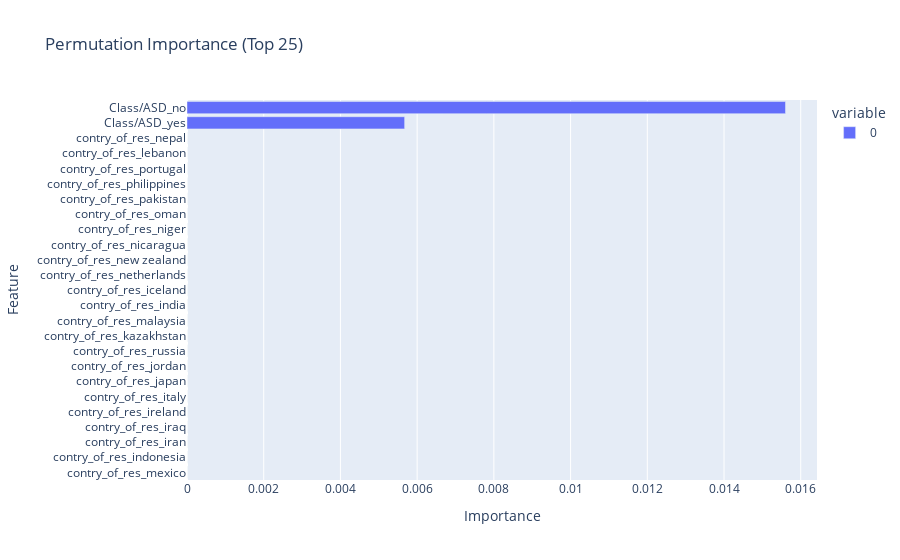

Notebook source saved alongside this figure:
### Code cell
# Explainability: Permutation Importance
# Comment: Compute permutation importance on validation set using numpy.

def permutation_importance(model: nn.Module, X: pd.DataFrame, y: pd.Series, metric_fn, n_repeats: int = 5) -> pd.Series:
    model.eval()
    X_np = X.values.astype(np.float32)
    y_np = y.values
    baseline = metric_fn(model, X_np, y_np)
    rng = np.random.default_rng(int(CONFIG["seed"]))
    importances = np.zeros(X_np.shape[1], dtype=float)

    for j in range(X_np.shape[1]):
        scores = []
        for _ in range(n_repeats):
            X_perm = X_np.copy()
            rng.shuffle(X_perm[:, j])
            score = metric_fn(model, X_perm, y_np)
            scores.append(baseline - score)  # drop in metric
        importances[j] = float(np.mean(scores))
    return pd.Series(importances, index=X.columns).sort_values(ascending=False)

# Define metric compatible with classification/regression
if isinstance(TARGET, str) and TARGET in clean_df.columns and PROBLEM in ("classification", "regression"):
    def metric_fn(model, Xb, yb):
        with torch.no_grad():
            xb = torch.tensor(Xb, dtype=torch.float32, device=device)
            out = model(xb)
            if PROBLEM == "classification":
                preds = out.softmax(dim=1).argmax(dim=1).cpu().numpy()
                return accuracy_score(yb, preds)
            else:
                preds = out.cpu().numpy().squeeze()
                return -mean_squared_error(yb, preds, squared=False)  # negative RMSE (higher is better)

    imp_series = permutation_importance(model, X_val, y_val, metric_fn, n_repeats=5)
    fig_imp = px.bar(imp_series.head(25).sort_values(), orientation="h",
                     title="Permutation Importance (Top 25)", labels={"value": "Importance", "index": "Feature"})
    fig_imp.show()
else:
    print("Explainability skipped due to missing/invalid target or problem type.")

### Figure 1 — Plotly figure (JSON) as saved in the notebook; plotly's stock layout.template omitted (floating-point values rounded to 4 significant figures)
{"data": [{"hovertemplate": "variable=0<br>Importance=%{x}<br>Feature=%{y}<extra></extra>", "legendgroup": "0", "marker": {"color": "#636efa", "pattern": {"shape": ""}}, "name": "0", "orientation": "h", "showlegend": true, "textposition": "auto", "type": "bar", "x": [0.0, 0.0, 0.0, 0.0, 0.0, 0.0, 0.0, 0.0, 0.0, 0.0, 0.0, 0.0, 0.0, 0.0, 0.0, 0.0, 0.0, 0.0, 0.0, 0.0, 0.0, 0.0, 0.0, 0.005674, 0.0156], "xaxis": "x", "y": ["contry_of_res_mexico", "contry_of_res_indonesia", "contry_of_res_iran", "contry_of_res_iraq", "contry_of_res_ireland", "contry_of_res_italy", "contry_of_res_japan", "contry_of_res_jordan", "contry_of_res_russia", "contry_of_res_kazakhstan", "contry_of_res_malaysia", "contry_of_res_india", "contry_of_res_iceland", "contry_of_res_netherlands", "contry_of_res_new zealand", "contry_of_res_nicaragua", "contry_of_res_niger", "contry_of_res_oman", "contry_of_res_pakistan", "contry_of_res_philippines", "contry_of_res_portugal", "contry_of_res_lebanon", "contry_of_res_nepal", "Class/ASD_yes", "Class/ASD_no"], "yaxis": "y"}], "layout": {"barmode": "relative", "legend": {"title": {"text": "variable"}, "tracegroupgap": 0}, "title": {"text": "Permutation Importance (Top 25)"}, "xaxis": {"anchor": "y", "domain": [0, 1], "title": {"text": "Importance"}}, "yaxis": {"anchor": "x", "domain": [0, 1], "title": {"text": "Feature"}}}}
